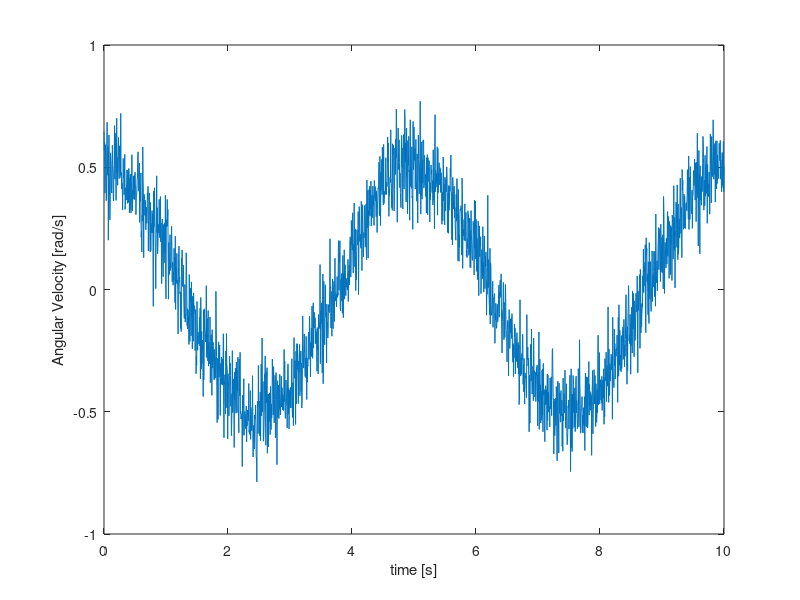
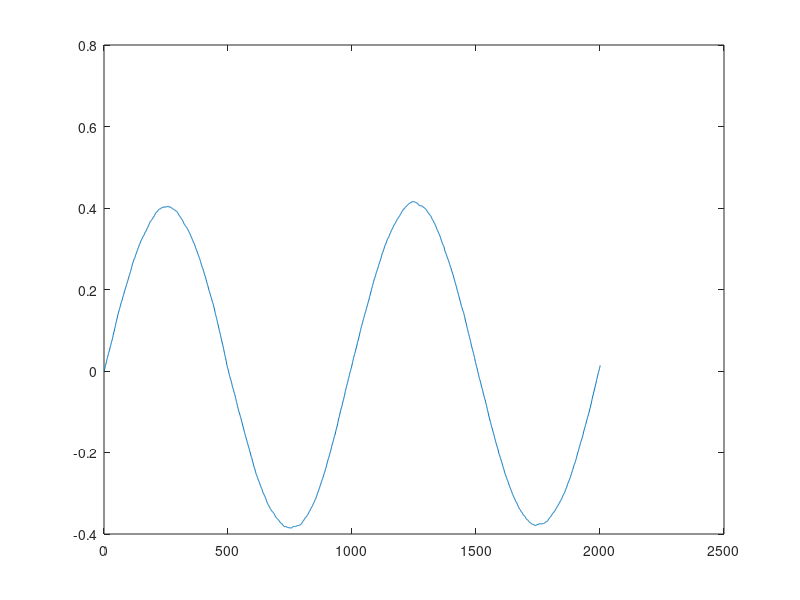

The MATLAB script that drew these images, in order: (Note: this script raises an error after producing the figures.)
addpath('C:\Users\gamin\Desktop\LiDAR_Motion_Comp_Feature_Extract_Repo\LiDAR-Motion-Compensation-and-Feature-Extraction\Helper_Functions');
load('myFilter')
sampling_rate = 200;
amplitiude = 0.4;
duration = 10;
freq = 0.2;

% Specify the mean and standard deviation of the Gaussian noise
mean_noise = 0;        % Mean of the Gaussian noise
std_deviation = 0.1;   % Standard deviation of the Gaussian noise
                                                      
t_IMU = 0:1/sampling_rate:duration;


angularVelZ = amplitiude*(2*pi*freq)*cos(2*pi*freq*t_IMU);

angularVelZ = transpose(angularVelZ);

% Generate Gaussian noise
noise = std_deviation * randn(size(angularVelZ)) + mean_noise;

% Add the noise to the original data
%LinearAccelerationZ = LinearAccelerationZ + noise;

angularVelZ = angularVelZ + noise;

figure
plot(t_IMU,angularVelZ)
xlabel("time [s]")
ylabel("Angular Velocity [rad/s]")

angY = cumtrapz(t_IMU,angularVelZ);
angX = zeros(size(t_IMU,2),1);
angZ = zeros(size(t_IMU,2),1);

figure
plot(angY)


positions = [angX,angX,angX]; %All zeros

angles = [angX,angY,angZ];

%angZInt = cumtrapz(t,angularVelZ);


%======================================================================
%Creating Scene

densities = [1000 800 2000 400 100];

error = [0 0.01 0.02 0.03 0.04];
rotations = [0 0 0; 0 0 30; 0 0 67; 0 0 21; 0 0 70];

translations = [1.5 0.5 0; 0.3 0.2 0; 1 1.5 0; 0.1 2.5 0; 2 2 0];


lengths = [0.2 0.3 0.1 0.5 0.4];
breadths = [0.3 0.2 0.4 0.2 0.5];
heights = [0.5 0.3 0.3 0.2 0.1];


ptCloud = cubeScene(lengths,breadths,heights,translations,rotations,densities,error);

[manyPtClouds, t_ptCloud] = createMotionFrames(ptCloud,positions,angles, t_IMU);

figure
pcshow(pccat([manyPtClouds{1}, manyPtClouds{3}, manyPtClouds{5}, manyPtClouds{7}, manyPtClouds{9}, manyPtClouds{11}, manyPtClouds{13}, manyPtClouds{15}, manyPtClouds{17}, manyPtClouds{19}]))
ax = gca;

% Set the axis line width (make them thicker)
ax.LineWidth = 2; % Change this value to your desired line width

% Optionally, set other axis properties, such as labels, titles, etc.
xlabel('X-axis [m]');
ylabel('Y-axis [m]');
zlabel('Z-axis [m]');

%=========================================================================================

ptCloudICP = ICP_IMU_Compensation(manyPtClouds,t_ptCloud,angles,t_IMU,1,10);

[labelsOut, segmentedPtCloud]= getClusters(ptCloudICP,referenceVector=[0,0,0]);

userLabel = 1;

while userLabel ~= 0


    userLabel = input('Enter the number of the object: ');
    
    if userLabel == 0 
        break;
    end
    tic;
    [dims, confidence] = getRectPrismV2(segmentedPtCloud,numNeighbors,threshold,labelsOut,userLabel);
    
    sprintf("Confidence: %2f",confidence)
    gettingDimensions = toc;
    t_total = gettingDimensions + gettingClusters;
    %{
    % Specify the Excel file path

    excelFilePath = 'Static_Experiment_Spreadsheet3.xlsx';

    % Load existing data from the Excel file
    try
        existingData = xlsread(excelFilePath);
    catch
        % If the file doesn't exist or is empty, create a new matrix
        existingData = [];
    end
    
    % Generate the new row of data (modify this part according to your data)
    newRowData = [numFrames, numNeighbors, threshold, confidence, t_total, dims(1), dims(2), dims(3)]; % Example data
    
    % Append the new row to the existing data
    updatedData = [existingData; newRowData];
    
    % Write the updated data back to the Excel file
    xlswrite(excelFilePath, updatedData);
    %}
end




%}
%=================================================================================
%This function takes in a point clouds and simulates movement of the LiDAR
%sensor
function [rotatedPtClouds, t_ptCloud] = createMotionFrames(ptCloud, positions, angles, t_IMU)
        angles = angles*180/(pi);
        rotatedPtClouds{1} = ptCloud;
        j = 2;
        t_ptCloud(1) = t_IMU(1);
        for i = 2:size(positions,1)
            
            if mod(i,20) == 0
                
                tform = rigidtform3d(angles(i,:),positions(i,:));
                rotatedPtClouds{j} = pctransform(ptCloud,tform);
                t_ptCloud(j) = t_IMU(i);
                j = j + 1;
            end
        end


end
 
function cubeOut = cubeGen(length,breadth, height, trans, rots,numPoints,error)
        
       
        %First create the top and the bottom
        %==========================================================================
        % Define the parameters of the plane
        planePoint = [length/2, breadth/2, 0];  % A point on the plane (center of the plane)
        planePoint2 = [length/2, breadth/2, height];
        

       
        % Generate random coordinates within the specified plane
        randomX = planePoint(1) + (rand(numPoints, 1) - 0.5) * length;
        randomY = planePoint(2) + (rand(numPoints, 1) - 0.5) * breadth;
        randomZ = planePoint(3) * ones(numPoints, 1);  % Points are constrained to the plane
       

        randomX2 = planePoint2(1) + (rand(numPoints, 1) - 0.5) * length;
        randomY2 = planePoint2(2) + (rand(numPoints, 1) - 0.5) * breadth;
        randomZ2 = planePoint2(3) * ones(numPoints, 1);  % Points are constrained to the plane
        randomZ2 = randomZ2 + error*(-1+2*rand(size(randomZ)));
        % Create a point cloud object from the random coordinates


        bottom = pointCloud([randomX, randomY, randomZ]);

        top = pointCloud([randomX2, randomY2, randomZ2]);

        cubeOut = pcmerge(top,bottom,0.01);

        %==========================================================================

        % Define the parameters of the plane
        planePoint3 = [length/2, 0, height/2];  % A point on the plane (center of the plane)
        planePoint4 = [length/2, breadth, height/2];
        
    
      
        
        % Generate random coordinates within the specified plane
        randomX3 = planePoint3(1) + (rand(numPoints, 1) - 0.5) * length;
        randomY3 =  planePoint3(2) * ones(numPoints, 1);  % Points are constrained to the plane
        randomZ3 = planePoint3(3) + (rand(numPoints, 1) - 0.5) * height;
        randomY3 = randomY3 + error*(-1+2*rand(size(randomY3)));

        randomX4 = planePoint4(1) + (rand(numPoints, 1) - 0.5) * length;
        randomY4 =  planePoint4(2) * ones(numPoints, 1);  % Points are constrained to the plane
        randomZ4 = planePoint4(3) + (rand(numPoints, 1) - 0.5) * height;
        randomY4 = randomY4 + error*(-1+2*rand(size(randomY4)));
        % Create a point cloud object from the random coordinates


        side1 = pointCloud([randomX3, randomY3, randomZ3]);

        side2 = pointCloud([randomX4, randomY4, randomZ4]);
        
        sidemerge = pcmerge(side1,side2,0.01);
        cubeOut = pcmerge(cubeOut,sidemerge,0.01);

        %==========================================================================
        % Define the parameters of the plane
        planePoint5 = [0, breadth/2, height/2];  % A point on the plane (center of the plane)
        planePoint6 = [length, breadth/2, height/2];
        
        % Define the number of random points you want to generate

        
        % Generate random coordinates within the specified plane
        randomX5 = planePoint5(1) * ones(numPoints, 1);
        randomY5 =  planePoint5(2) + (rand(numPoints, 1) - 0.5) * breadth;  % Points are constrained to the plane
        randomZ5 = planePoint5(3) + (rand(numPoints, 1) - 0.5) * height;
        randomX5 = randomX5 + error*(-1+2*rand(size(randomX5)));

        randomX6 = planePoint6(1) * ones(numPoints, 1);
        randomY6 = planePoint6(2) + (rand(numPoints, 1) - 0.5) * breadth;   % Points are constrained to the plane
        randomZ6 = planePoint6(3) + (rand(numPoints, 1) - 0.5) * height;
        randomX6 = randomX6 + error*(-1+2*rand(size(randomX6)));
        % Create a point cloud object from the random coordinates


        side3 = pointCloud([randomX5, randomY5, randomZ5]);

        side4 = pointCloud([randomX6, randomY6, randomZ6]);
        
        sidemerge2 = pcmerge(side3,side4,0.01);

        
        cubeOut = pcmerge(cubeOut,sidemerge2,0.01);



        tform = rigidtform3d(rots,trans);

        cubeOut = pctransform(cubeOut,tform);
        



end


function cubeSceneOut = cubeScene(lengths, breadths, heights, translations, rotations, densities, errors)

        numPoints = 20000;
        length = 2.5;
        breadth = 3;
        

        for i = 1: size(translations,1)
            if i == 1
                
                cubeSceneOut = cubeGen(lengths(i), breadths(i), heights(i), translations(i,:),rotations(i,:), densities(i), errors(i));


            else
                cube = cubeGen(lengths(i), breadths(i), heights(i), translations(i,:), rotations(i,:), densities(i), errors(i));
            
                cubeSceneOut = pcmerge(cubeSceneOut, cube, 0.01);
            end
        end
                
        planePoint = [1.25, 1.5, 0];  % A point on the plane (center of the plane)
        randomX = planePoint(1) + (rand(numPoints, 1) - 0.5) * length;
        randomY = planePoint(2) + (rand(numPoints, 1) - 0.5) * breadth;
        randomZ = planePoint(3) * ones(numPoints, 1);  % Points are constrained to the plane

        ground = pointCloud([randomX, randomY, randomZ]);
        cubeSceneOut = pcmerge(ground,cubeSceneOut,0.01);



end
